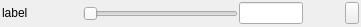
<?xml version="1.0" encoding="UTF-8"?>
<ui version="4.0">
 <class>QIntSliderEdit</class>
 <widget class="QWidget" name="QIntSliderEdit">
  <property name="geometry">
   <rect>
    <x>0</x>
    <y>0</y>
    <width>361</width>
    <height>27</height>
   </rect>
  </property>
  <property name="sizePolicy">
   <sizepolicy hsizetype="Preferred" vsizetype="Fixed">
    <horstretch>0</horstretch>
    <verstretch>0</verstretch>
   </sizepolicy>
  </property>
  <property name="windowTitle">
   <string>QIntSliderEdit</string>
  </property>
  <layout class="QHBoxLayout" name="horizontalLayout">
   <property name="spacing">
    <number>1</number>
   </property>
   <property name="leftMargin">
    <number>2</number>
   </property>
   <property name="topMargin">
    <number>2</number>
   </property>
   <property name="rightMargin">
    <number>2</number>
   </property>
   <property name="bottomMargin">
    <number>2</number>
   </property>
   <item>
    <widget class="QLabel" name="label">
     <property name="sizePolicy">
      <sizepolicy hsizetype="Preferred" vsizetype="Fixed">
       <horstretch>0</horstretch>
       <verstretch>0</verstretch>
      </sizepolicy>
     </property>
     <property name="minimumSize">
      <size>
       <width>80</width>
       <height>0</height>
      </size>
     </property>
     <property name="maximumSize">
      <size>
       <width>80</width>
       <height>16777215</height>
      </size>
     </property>
     <property name="text">
      <string>label</string>
     </property>
    </widget>
   </item>
   <item>
    <widget class="QSlider" name="slider">
     <property name="sizePolicy">
      <sizepolicy hsizetype="Expanding" vsizetype="Fixed">
       <horstretch>1</horstretch>
       <verstretch>0</verstretch>
      </sizepolicy>
     </property>
     <property name="minimumSize">
      <size>
       <width>64</width>
       <height>0</height>
      </size>
     </property>
     <property name="minimum">
      <number>0</number>
     </property>
     <property name="maximum">
      <number>1000</number>
     </property>
     <property name="value">
      <number>0</number>
     </property>
     <property name="sliderPosition">
      <number>0</number>
     </property>
     <property name="tracking">
      <bool>false</bool>
     </property>
     <property name="orientation">
      <enum>Qt::Horizontal</enum>
     </property>
    </widget>
   </item>
   <item>
    <widget class="QLineEdit" name="lineEdit">
     <property name="sizePolicy">
      <sizepolicy hsizetype="Fixed" vsizetype="Fixed">
       <horstretch>0</horstretch>
       <verstretch>0</verstretch>
      </sizepolicy>
     </property>
     <property name="minimumSize">
      <size>
       <width>64</width>
       <height>0</height>
      </size>
     </property>
     <property name="maximumSize">
      <size>
       <width>64</width>
       <height>16777215</height>
      </size>
     </property>
    </widget>
   </item>
   <item>
    <widget class="QLabel" name="units">
     <property name="minimumSize">
      <size>
       <width>40</width>
       <height>0</height>
      </size>
     </property>
     <property name="maximumSize">
      <size>
       <width>40</width>
       <height>16777215</height>
      </size>
     </property>
     <property name="text">
      <string/>
     </property>
    </widget>
   </item>
   <item>
    <widget class="QPushButton" name="reset">
     <property name="minimumSize">
      <size>
       <width>14</width>
       <height>0</height>
      </size>
     </property>
     <property name="maximumSize">
      <size>
       <width>14</width>
       <height>16777215</height>
      </size>
     </property>
     <property name="text">
      <string/>
     </property>
    </widget>
   </item>
  </layout>
 </widget>
 <layoutdefault spacing="6" margin="11"/>
 <resources/>
 <connections/>
</ui>
